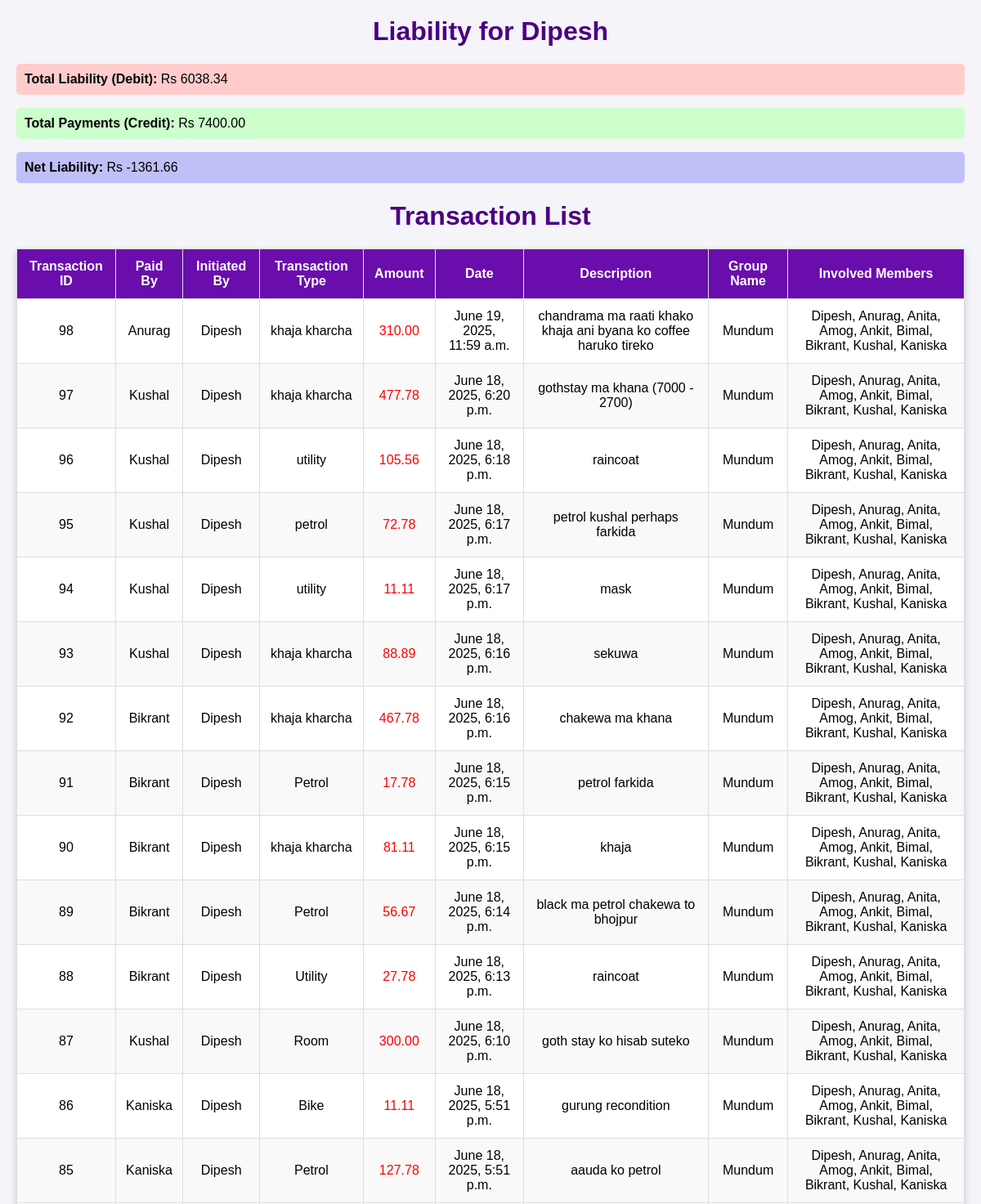
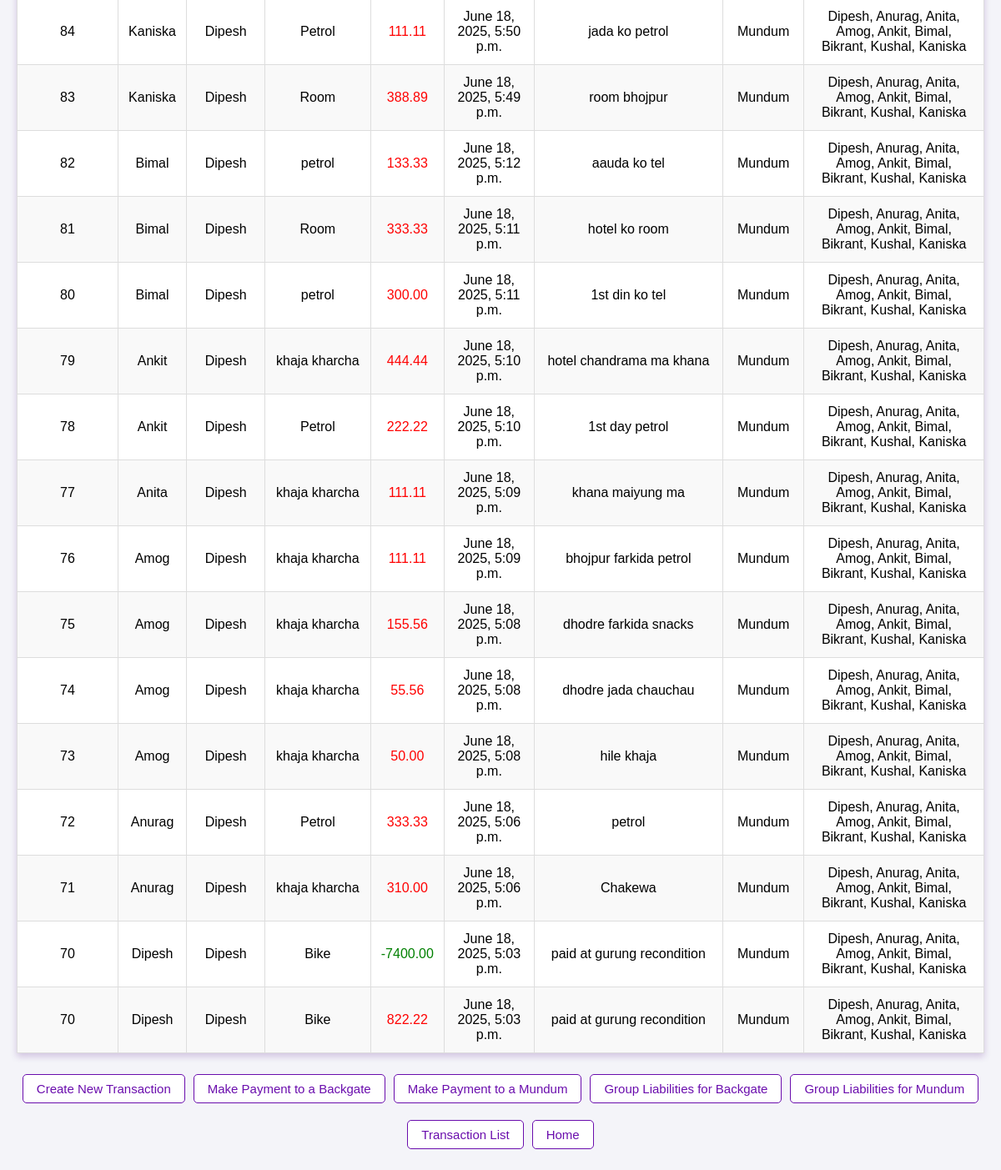
The page /user_liability/10/ (signed in) on the database its author committed (2 pictures, top to bottom).
### core/models.py (models this page shows)
class Member(models.Model):
    CATEGORY = (
        ('BCT', 'BCT'),
        ('BME', 'BME'),
        ('BCE', 'BCE'),
        ('BAG', 'BAG'),
        ('BARCH', 'BARCH'),
        ('CA', 'CA'),
    )
    user = models.OneToOneField(
        User, null=True, blank=True, on_delete=models.CASCADE)
    batch = models.IntegerField(default=2078)
    faculty = models.CharField(
        max_length=200, choices=CATEGORY, default='BME')
    profile_pic = ResizedImageField(size=[1080, 1080], quality=95, crop=['middle', 'center'],
                                    upload_to="customer_images/", default='default.webp')
    qr_code = ResizedImageField(size=[1080, 1080], quality=95,
                                    upload_to="qr_images/", default='qr.jpeg')
    def __str__(self):
        return self.user.username

### transactions/models.py (models this page shows, shortened)
class LedgerEntry(models.Model):
    transaction = models.ForeignKey('Transaction', on_delete=models.CASCADE, null=True, blank=True, related_name="ledger_entries")
    group = models.ForeignKey(MemberGroup, on_delete=models.CASCADE, related_name="ledger_entries")
    user = models.ForeignKey(Member, on_delete=models.CASCADE, related_name="ledger_entries")
    amount = models.DecimalField(max_digits=12, decimal_places=2)  # Positive for liabilities, negative for payments
    description = models.TextField(blank=True, null=True)
    date = models.DateTimeField(auto_now_add=True)

class Transaction(models.Model):
    group = models.ForeignKey(MemberGroup, on_delete=models.CASCADE)
    paid_by = models.ForeignKey(Member, on_delete=models.CASCADE, related_name="paid_transactions", limit_choices_to={'member_groups__isnull': False})
    initiated_by = models.ForeignKey(Member, on_delete=models.CASCADE, limit_choices_to={'member_groups__isnull': False}, related_name="initiated_transactions")
    transaction_id = models.AutoField(primary_key=True)
    transaction_type = models.CharField(max_length=50, default='khaja kharcha')
    amount = models.DecimalField(max_digits=10, decimal_places=2)
    involved_members = models.ManyToManyField(Member, related_name="involved_transactions", limit_choices_to={'member_groups__isnull': False})
    date = models.DateTimeField(auto_now_add=True)
    description = models.TextField(blank=True, null=True)

class MemberGroup(models.Model):
    name = models.CharField(max_length=100)
    members = models.ManyToManyField(Member, related_name='member_groups')
    def __str__(self):
        return self.name

### transactions/views.py (the view)
# urls.py: path('user_liability/<int:user_id>/', views.user_liability_view, name='user_liability'),
@user_in_group('transactions')
@login_required
def user_liability_view(request, user_id):
    user = get_object_or_404(Member, id=user_id)
    groups = user.member_groups.all()
    liability_data = calculate_user_liability(user)
    ledger_entries = user.ledger_entries.all().order_by('-transaction__date')
    involved_members_list = [list(entry.transaction.involved_members.all()) for entry in ledger_entries]
    print(involved_members_list)
    return render(request, 'transactions/user_liability.html', {
        'groups': groups,
        'user': user,
        'total_liability': liability_data['total_liability'],
        'total_payments': liability_data['total_payments'],
        'net_liability': liability_data['net_liability'],
        'transactions': ledger_entries,
    })

### transactions/views.py (called while the page is built)
def calculate_user_liability(user, group=None):
    from django.db.models import Sum
    if group:
        ledger_entries = user.ledger_entries.filter(group=group)
    else:
        ledger_entries = user.ledger_entries.all()
    total_liability = ledger_entries.filter(amount__gt=0).aggregate(total=Sum('amount'))['total'] or 0
    total_payments = ledger_entries.filter(amount__lt=0).aggregate(total=Sum('amount'))['total'] or 0
    net_liability = total_liability + total_payments
    print(net_liability) # Payments are negative, so we add them
    return {
        'total_liability': total_liability,  # Total liabilities (debit)
        'total_payments': abs(total_payments),  # Total payments (credit)
        'net_liability': net_liability       # Final liability
    }

### transactions/templates/transactions/user_liability.html (shortened to what this page needs)
<h1>Liability for {{ user.user.username }}</h1>
<p style="background-color: #ffcccc; padding: 10px; border-radius: 5px;">
    <strong>Total Liability (Debit):</strong> Rs {{ total_liability | floatformat:2 }}
</p>
<p style="background-color: #ccffcc; padding: 10px; border-radius: 5px;">
    <strong>Total Payments (Credit):</strong> Rs {{ total_payments | floatformat:2 }}
</p>
<p style="background-color: #c0c0f9; padding: 10px; border-radius: 5px;">
    <strong>Net Liability:</strong> Rs {{ net_liability | floatformat:2 }}
</p>
</head>
<body>
    <h1>Transaction List</h1>
    <table>
        <thead>
            <tr>
                <th>Transaction ID</th>
                <th>Paid By</th>
                <th>Initiated By</th>
                <th>Transaction Type</th>
                <th>Amount</th>
                <th>Date</th>
                <th>Description</th>
                <th>Group Name</th>
                <th>Involved Members</th>
            </tr>
        </thead>
        <tbody>
            {% for transaction in transactions %}
            <tr>
                <td>{{ transaction.transaction.transaction_id }}</td>
                <td>{{ transaction.transaction.paid_by.user.username }}</td>
                <td>{{ transaction.transaction.initiated_by.user.username }}</td>
                <td>{{ transaction.transaction.transaction_type }}</td>
                <td
                    class="{% if transaction.amount < 0 %}amount-green{% elif transaction.amount > 0 %}amount-red{% else %}amount-black{% endif %}">
                    {{ transaction.amount }}
                </td>
                <td>{{ transaction.transaction.date }}</td>
                <td>{{ transaction.transaction.description }}</td>
                <td>{{ transaction.group.name }}</td>
                <td>
                    {% for member in transaction.transaction.involved_members.all %}
                    {{ member.user.username }}{% if not forloop.last %}, {% endif %}
                    {% endfor %}
                </td>
            </tr>
            {% endfor %}
        </tbody>
    </table>
    <div class="links">
        <a href="{% url 'create_transaction' %}">Create New Transaction</a>
        {% for group in groups %}
        <a href="{% url 'make_payment' group.id %}">Make Payment to a {{group}}</a>
        {% endfor %}
        {% for group in groups %}
        <a href="{% url 'group_liability' group.id %}">Group Liabilities for {{ group.name }}</a>
        {% endfor %}
        <a href="{% url 'transaction_list' %}">Transaction List</a>
        <a href="{% url 'home' %}">Home</a>
    </div>
</body>

### transactions/templates/transactions/user_liability.html (style rules this page uses)
body { font-family: Arial, sans-serif; margin: 20px; background-color: #f4f4f9; }
h1 { text-align: center; color: #4B0082; }
table { width: 100%; border-collapse: collapse; margin: 20px 0; background-color: #fff; box-shadow: 0 4px 8px rgba(75, 0, 130, 0.2); }
th, td { padding: 12px; text-align: center; border: 1px solid #ddd; }
th { background-color: #6A0DAD; color: white; }
tr:nth-child(even) { background-color: #f9f9f9; }
.links { margin: 20px 0; text-align: center; }
.links a { margin: 0 10px; text-decoration: none; color: #7B68EE; }
.links { margin: 20px 0; text-align: center; display: flex; flex-wrap: wrap; justify-content: center; gap: 10px; }
.links a { text-decoration: none; color: #6A0DAD; font-size: 15px; background: #fff; border: 1px solid #6A0DAD; border-radius: 5px; padding: 8px 16px; transition: background 0.2s, color 0.2s; margin: 5px 0; display: inline-block; }
.amount-green { color: green; }
.amount-red { color: red; }

### rows shown on the page
Member: user.username "Dipesh"
Member: user.username "Anurag"
Member: user.username "Anita"
Member: user.username "Amog"
Member: user.username "Ankit"
Member: user.username "Bimal"
Member: user.username "Bikrant"
Member: user.username "Kushal"
Member: user.username "Kaniska"
MemberGroup: name "Backgate"
MemberGroup: name "Mundum"

### other values the page prints
{{ total_liability | floatformat:2 }} "6038.34"
{{ total_payments | floatformat:2 }} "7400.00"
{{ net_liability | floatformat:2 }} "-1361.66"
